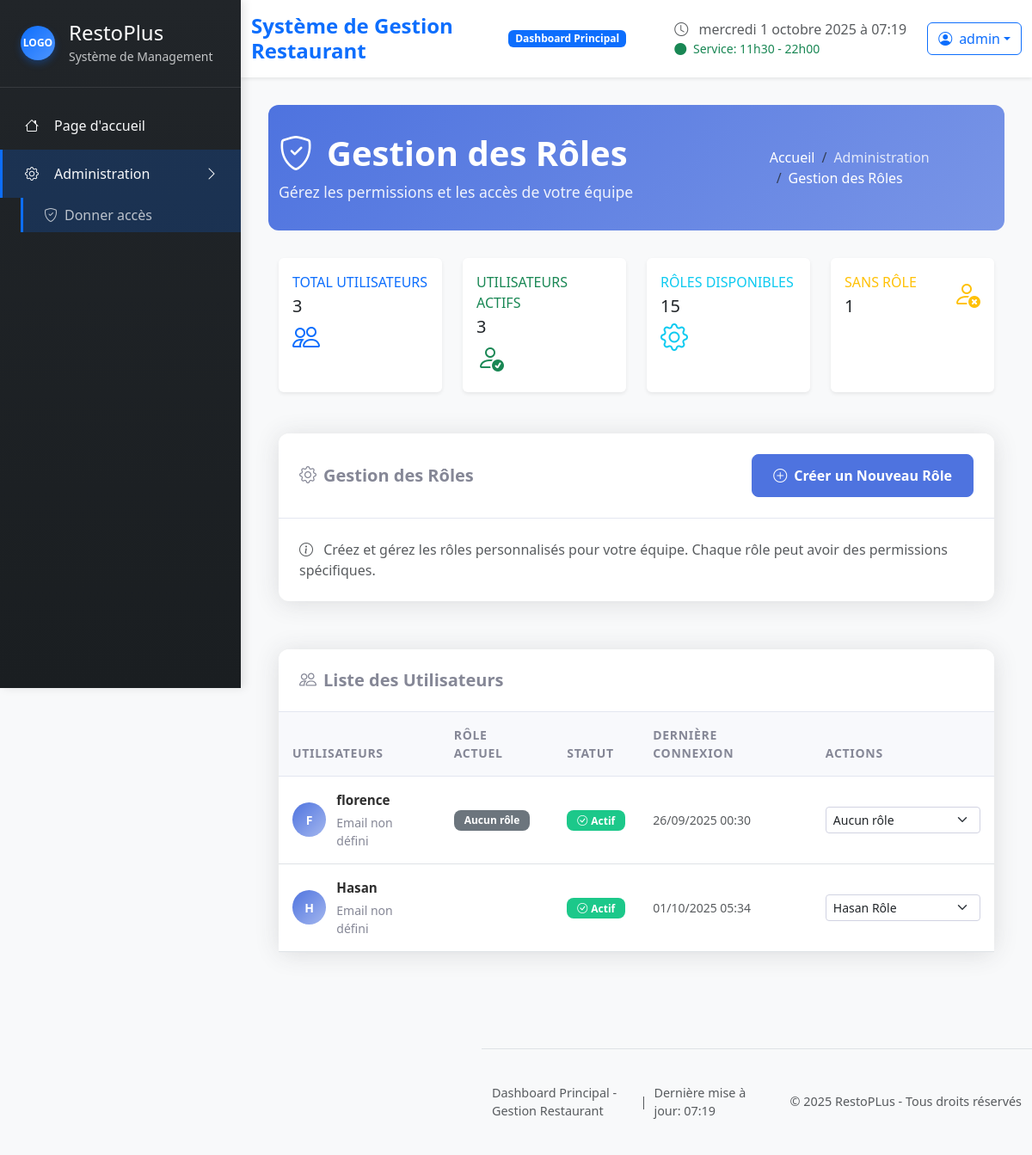
Page /admin-dashboard/ (signed in) on the earlier database version.
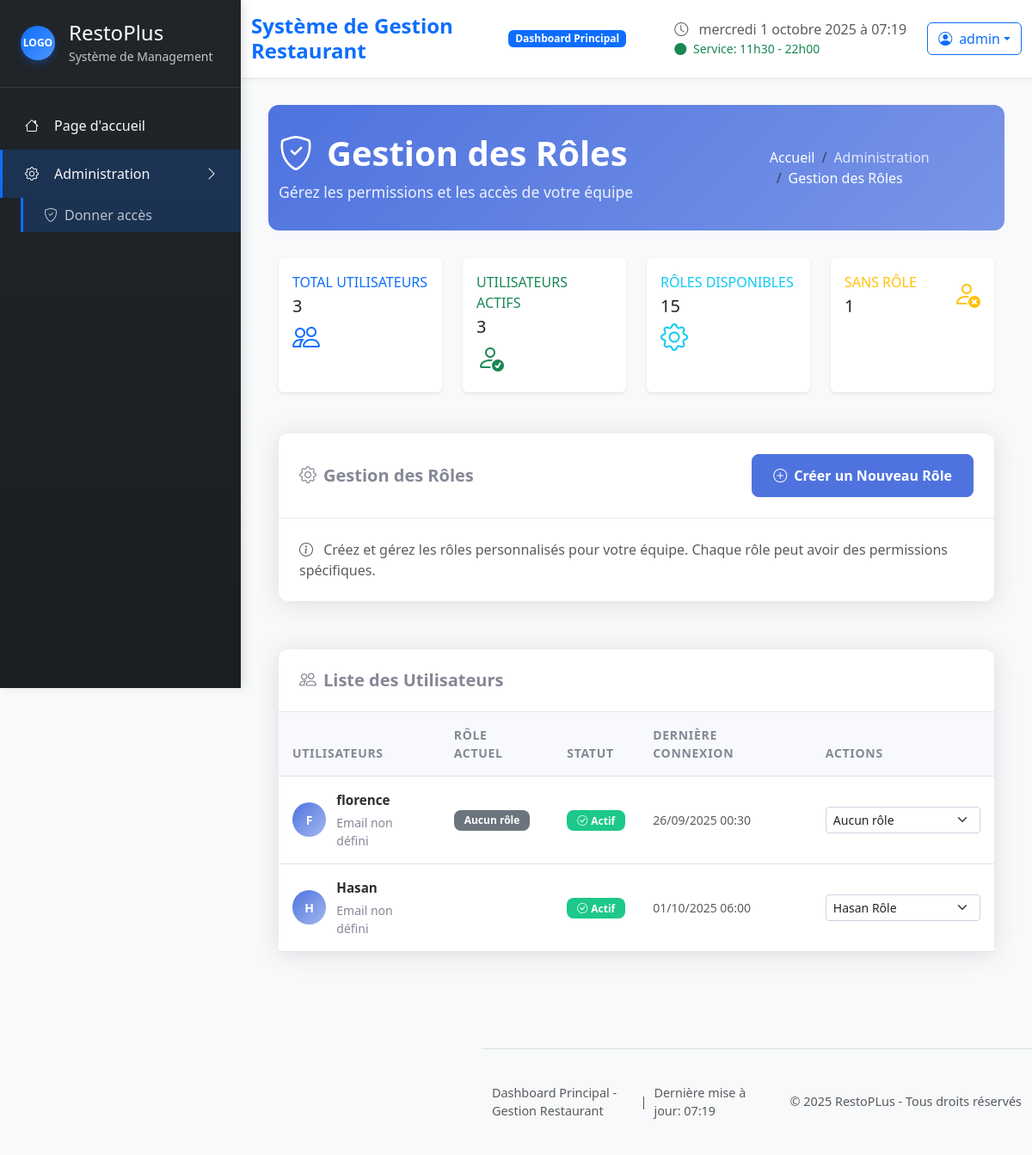
Same page on the later database version.
### restoplus/models.py (models this page shows, shortened)
class User(AbstractUser):
    first_name = models.CharField(max_length=150, blank=True, verbose_name="Prénom")
    last_name = models.CharField(max_length=150, blank=True, verbose_name="Nom de famille")
    email = models.EmailField(blank=True, verbose_name="Courriel")
    is_manager = models.BooleanField(default=False)
    role = models.ForeignKey(Role, on_delete=models.SET_NULL, null=True, blank=True)
    def has_permission(self, permission):
        if self.is_superuser:
            return True
        if not self.role:
            return False
        return getattr(self.role, permission, False)

class Role(models.Model):
    name = models.CharField(max_length=100, unique=True, verbose_name="Nom du rôle")
    description = models.TextField(blank=True, verbose_name="Description")
    can_manage_users = models.BooleanField(default=False, verbose_name="Peut gérer les utilisateurs")
    can_view_reports = models.BooleanField(default=False, verbose_name="Peut voir les rapports")
    can_manage_inventory = models.BooleanField(default=False, verbose_name="Peut gérer l'inventaire")
    can_manage_orders = models.BooleanField(default=False, verbose_name="Peut gérer les commandes")
    can_distribute_tasks = models.BooleanField(default=False, verbose_name="Peut distribuer des tâches à tous")
    created_at = models.DateTimeField(auto_now_add=True)
    class Meta:
        verbose_name = "Rôle"
        verbose_name_plural = "Rôles"
        ordering = ['name']

### restoplus/views.py (the view)
# urls.py: path('admin-dashboard/', views.admin_dashboard, name='admin_dashboard'),
def admin_dashboard(request):
    if not request.user.has_permission('can_manage_users'):
        messages.error(request, "Vous n'avez pas les permissions d'accéder à cette page")
        return redirect('no_access')
    users = User.objects.exclude(id=request.user.id).select_related('role')
    all_users = User.objects.all().select_related('role')  # Pour les statistiques générales
    roles = Role.objects.all()
    users_without_role = all_users.filter(role__isnull=True)
    active_users = all_users.filter(is_active=True)
    context = {
    'title': 'Tableau de bord administrateur',
    'users' : users,  # Utilisateurs sans l'utilisateur connecté
    'roles' : roles,
    'users_without_role_count': users_without_role.count(),
    'active_users_count': active_users.count(),
    'total_users_count': all_users.count(),  # Nombre total pour les statistiques
    }
    return render(request, "restoplus/admin_dashboard.html", context)

### restoplus/templates/restoplus/admin_dashboard.html (shortened to what the changed rows need)
{% extends "restoplus/base.html" %}
{% load static %}
{% block content %}
<div class="admin-dashboard">
  <div class="admin-dashboard__header">
    <div class="container-fluid">
      <div class="row align-items-center">
        <div class="col-md-8">
          <h1><i class="bi bi-shield-check me-3"></i>Gestion des Rôles</h1>
        </div>
      </div>
    </div>
  </div>
  <div class="container-fluid">
    <div class="admin-dashboard__card">
      <div class="card-body p-0">
        {% if users %}
        <div class="table-responsive">
          <table class="table admin-dashboard__table">
            <thead>
              <tr>
                <th>Utilisateurs</th>
                <th>Rôle Actuel</th>
                <th>Statut</th>
                <th>Dernière Connexion</th>
                <th>Actions</th>
              </tr>
            </thead>
            <tbody>
              {% for user in users %}
              <tr>
                <td>
                  <div class="user-info">
                    <div class="user-avatar">
                      {{ user.first_name|first|default:user.username|first }}{{ user.last_name|first|default:"" }}
                    </div>
                    <div class="user-details">
                      <div class="user-name">{{ user.get_full_name|default:user.username }}</div>
                      <div class="user-email">{{ user.email|default:"Email non défini" }}</div>
                    </div>
                  </div>
                </td>
                <td>
                  {% if user.role %}
                    <span class="badge admin-dashboard__badge--{{ user.role.name|lower|slugify }}">
                    </span>
                  {% else %}
                    <span class="badge admin-dashboard__badge--no-role">Aucun rôle</span>
                  {% endif %}
                </td>
                <td>
                  {% if user.is_active %}
                    <span class="badge admin-dashboard__badge--active">
                      <i class="bi bi-check-circle me-1"></i>Actif
                    </span>
                  {% else %}
                    <span class="badge admin-dashboard__badge--inactive">
                      <i class="bi bi-x-circle me-1"></i>Inactif
                    </span>
                  {% endif %}
                </td>
                <td>
                  <small class="text-muted">
                    {% if user.last_login %}
                      {{ user.last_login|date:"d/m/Y H:i" }}
                    {% else %}
                      Jamais connecté
                    {% endif %}
                  </small>
                </td>
                <td>
                  <div class="admin-dashboard__role-selector">
                    <form method="POST" action="{% url 'manage_user_role' user.id %}" class="d-inline">
                      <select name="role_id" class="form-select form-select-sm" onchange="this.form.submit()">
                        {% for role in roles %}
                          <option value="{{ role.id }}" {% if user.role and user.role.id == role.id %}selected{% endif %}>
                            {{ role.name }}
                          </option>
                        {% endfor %}
                      </select>
                    </form>
                  </div>
                </td>
              </tr>
              {% endfor %}
            </tbody>
          </table>
        </div>
        {% endif %}
      </div>
    </div>
  </div>
</div>
{% endblock %}

Differences in the rows shown:
changed User "Hasan": last_login "01/10/2025 05:34" → "01/10/2025 06:00"
